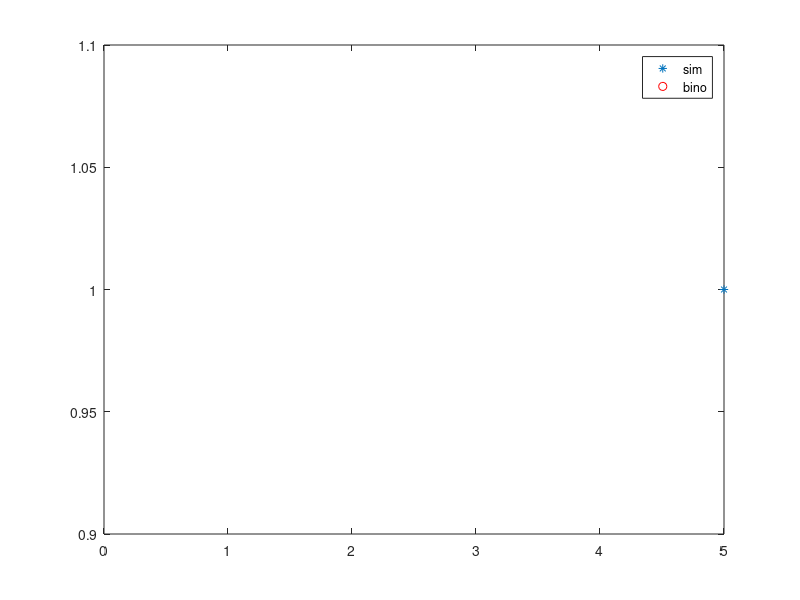

The MATLAB script that drew this image:
% ask user for probability p = 0.4
p = input("Provide p: ");
% ask user for number of trails n = 20
n = input("Provide n: ")
% ask user for number of simulations N = 100
N = input("Provide N: ");

% simulate a matrix, one column corresponds to one simulation
U = rand(n, N); % n -> number of rows; N -> number of columns
X = sum(U < p);

K = 0:n;
pk = binopdf(K, n, p);
U_X = unique(X);
n_X  = hist(X, length(U_X));
rel_freq = n_X/N;
clf; % clear figure
plot(U_X, rel_freq, '*', K, pk, 'ro');
legend('sim', 'bino');
